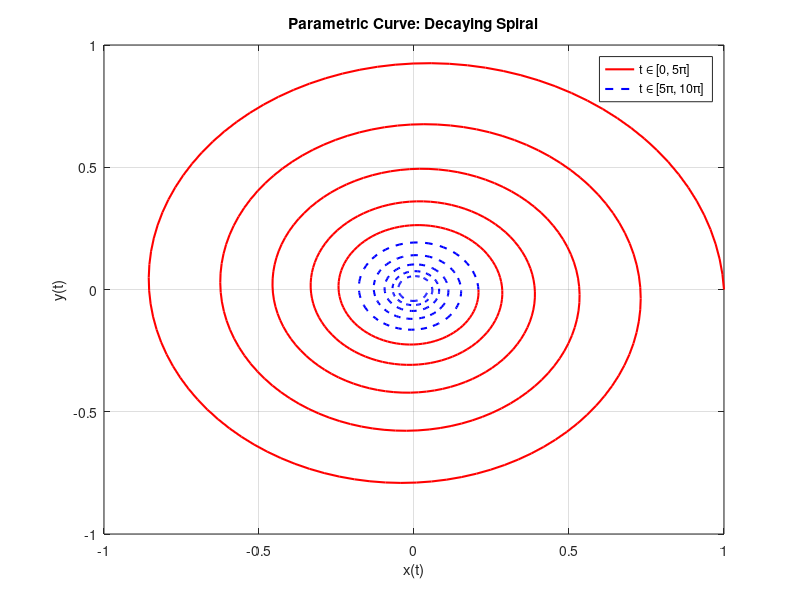
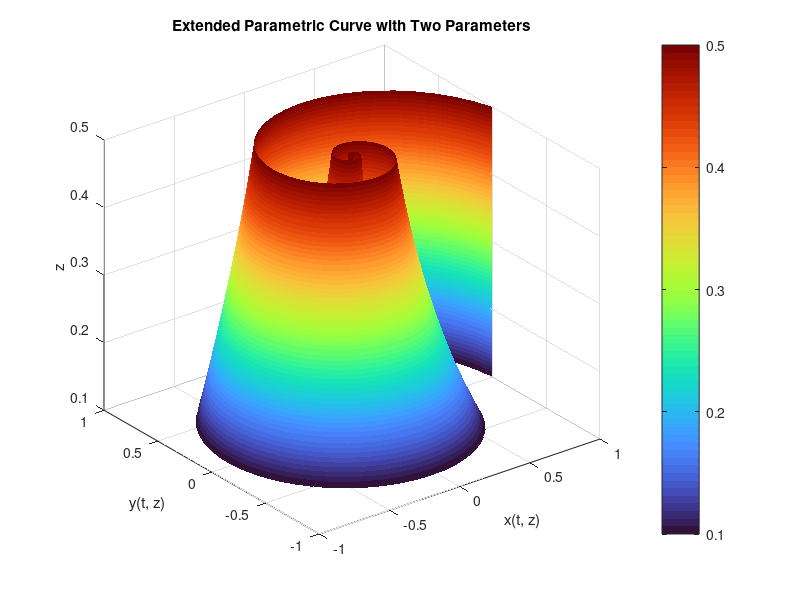
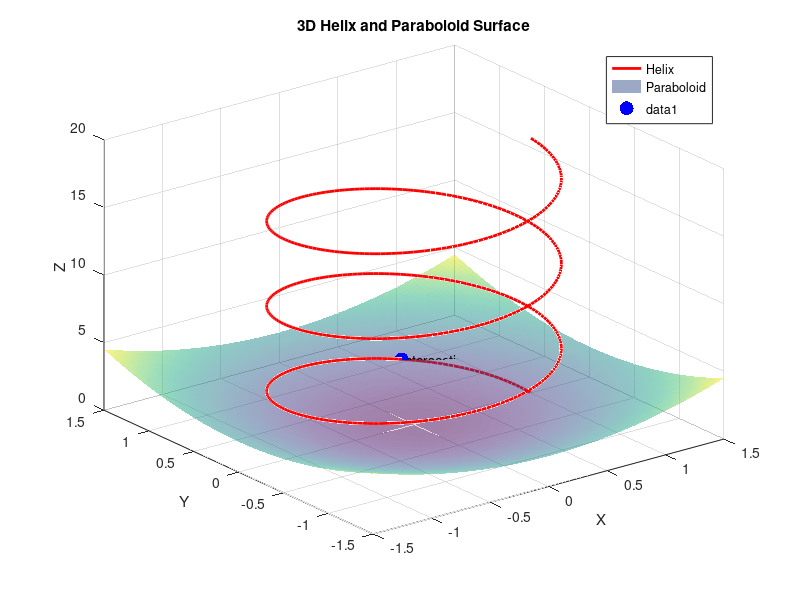
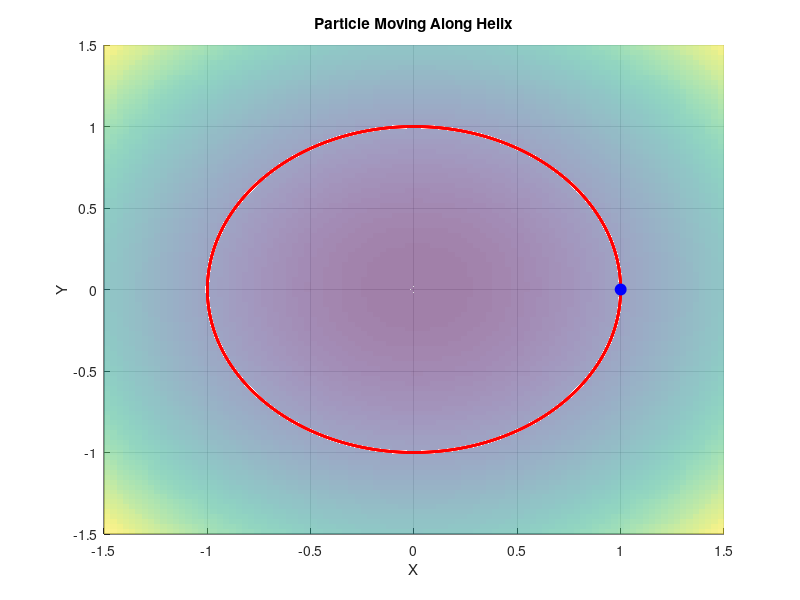

Recreate these plots in MATLAB, in order. (Note: this script raises an error after producing the figures.)
%% Problem 1: Curve Plotting and Parametrization

% Part 1: Mathematical Justification
% The parametric curve represents a spiral that decays exponentially
% because the exponential term (e^(-0.1t)) reduces the amplitude of the 
% cosine and sine functions as t increases.

%% Part 2: Plotting the Curve
% Define the parametric equations and time intervals
t1 = linspace(0, 5*pi, 500); % Interval [0, 5*pi]
t2 = linspace(5*pi, 10*pi, 500); % Interval [5*pi, 10*pi]

x1 = exp(-0.1 * t1) .* cos(2 * t1);
y1 = exp(-0.1 * t1) .* sin(2 * t1);
x2 = exp(-0.1 * t2) .* cos(2 * t2);
y2 = exp(-0.1 * t2) .* sin(2 * t2);

% Plot the curve using different line styles
figure; % Create a new figure
plot(x1, y1, 'r-', 'LineWidth', 1.5); hold on; % Red line for [0, 5*pi]
plot(x2, y2, 'b--', 'LineWidth', 1.5); % Blue dashed line for [5*pi, 10*pi]
xlabel('x(t)');
ylabel('y(t)');
title('Parametric Curve: Decaying Spiral');
legend('t \in [0, 5\pi]', 't \in [5\pi, 10\pi]');
grid on;

%% Part 3: Compute Arc Length Numerically
% Arc length formula: L = integral(sqrt((dx/dt)^2 + (dy/dt)^2)) over t
dx = @(t) -0.1 * exp(-0.1 * t) .* cos(2 * t) - 2 * exp(-0.1 * t) .* sin(2 * t);
dy = @(t) -0.1 * exp(-0.1 * t) .* sin(2 * t) + 2 * exp(-0.1 * t) .* cos(2 * t);
integrand = @(t) sqrt(dx(t).^2 + dy(t).^2);

% Compute the arc length using MATLAB's integral function
arc_length = integral(integrand, 0, 10*pi);
fprintf('The arc length of the curve is approximately %.4f units.\n', arc_length);

%% Part 4: Extend the Mapping to Two Parameters
% Introduce a new parameter z in the exponential function
t = linspace(0, 10*pi, 500); % Reuse the full interval
z = linspace(0.1, 0.5, 200); % Define a new parameter z
[T, Z] = meshgrid(t, z); % Create mesh grid of t and z

% Evaluate parametric equations over the grid
X = exp(-Z .* T) .* cos(2 * T);
Y = exp(-Z .* T) .* sin(2 * T);

% 3D plot of the extended curve
figure; % Create a new figure for the 3D plot
surf(X, Y, Z, 'EdgeColor', 'none'); % Smooth surface without edges
xlabel('x(t, z)');
ylabel('y(t, z)');
zlabel('z');
title('Extended Parametric Curve with Two Parameters');
colormap turbo; % Optional: change color map
colorbar;
grid on;
%% Problem 2

% Part 1: Find the intersection points analytically
% The helix is defined as:
% x(t) = cos(t), y(t) = sin(t), z(t) = t, t ∈ [0, 6π]
% The paraboloid surface is defined as:
% z = x^2 + y^2

% Substituting the helix equations into the paraboloid:
% z = cos(t)^2 + sin(t)^2
% Using the trigonometric identity: cos(t)^2 + sin(t)^2 = 1
% z = 1
% Therefore, the intersection occurs when z = 1, which means t = 1.

% The intersection points on the helix:
t_intersection = 1; % Parameter value where the intersection occurs
x_intersection = cos(t_intersection);
y_intersection = sin(t_intersection);
z_intersection = t_intersection;

% Part 2: Plot the helix and overlay the paraboloid

% Define the helix parameters
t = linspace(0, 6*pi, 500); % Parameter t from 0 to 6π
x_helix = cos(t);
y_helix = sin(t);
z_helix = t;

% Define the paraboloid surface using meshgrid
[X, Y] = meshgrid(linspace(-1.5, 1.5, 100));
Z = X.^2 + Y.^2;

% Plot the helix and paraboloid
figure;
plot3(x_helix, y_helix, z_helix, 'r-', 'LineWidth', 2); % Helix in red
hold on;
surf(X, Y, Z, 'EdgeColor', 'none', 'FaceAlpha', 0.5); % Paraboloid with transparency
xlabel('X');
ylabel('Y');
zlabel('Z');
title('3D Helix and Paraboloid Surface');
legend('Helix', 'Paraboloid');
grid on;

% Part 3: Mark the intersection points
scatter3(x_intersection, y_intersection, z_intersection, 100, 'b', 'filled'); % Mark the point
text(x_intersection, y_intersection, z_intersection, 'Intersection', 'HorizontalAlignment', 'left');

% Part 4: Animate the helix moving along its curve
% Create an animation of a particle moving along the helix
figure;
hold on;
plot3(x_helix, y_helix, z_helix, 'r-', 'LineWidth', 2); % Helix
surf(X, Y, Z, 'EdgeColor', 'none', 'FaceAlpha', 0.5); % Paraboloid
particle = plot3(0, 0, 0, 'bo', 'MarkerSize', 8, 'MarkerFaceColor', 'blue');
xlabel('X');
ylabel('Y');
zlabel('Z');
title('Particle Moving Along Helix');
grid on;

% Animate the particle
for i = 1:length(t)
    set(particle, 'XData', x_helix(i), 'YData', y_helix(i), 'ZData', z_helix(i));
    pause(0.01);
end

% Part 5: Animate a particle on the paraboloid surface
% Define a particle's movement on the paraboloid
t_particle = linspace(0, 2*pi, 500); % Angle for circular motion
r_particle = 1; % Radius of motion
x_particle = r_particle * cos(t_particle);
y_particle = r_particle * sin(t_particle);
z_particle = x_particle.^2 + y_particle.^2;

figure;
hold on;
surf(X, Y, Z, 'EdgeColor', 'none', 'FaceAlpha', 0.5); % Paraboloid
particle_surface = plot3(0, 0, 0, 'ro', 'MarkerSize', 8, 'MarkerFaceColor', 'red');
xlabel('X');
ylabel('Y');
zlabel('Z');
title('Particle Moving on Paraboloid Surface');
grid on;

% Animate the particle
for i = 1:length(t_particle)
    set(particle_surface, 'XData', x_particle(i), 'YData', y_particle(i), 'ZData', z_particle(i));
    pause(0.01);
end

%% Problem 3: Fields and Flow Visualization

% 1. Divergence = 0, Curl = 2 (only z component)

% 2. Vector field
[xg, yg] = meshgrid(-3:0.5:3);
Fx = -yg;
Fy = xg;

figure;
quiver(xg, yg, Fx, Fy, 'r', 'LineWidth', 1.5); % 'r' para rojo
axis equal;
xlabel('x'); ylabel('y');
title('Vector Field F(x, y) = (-y, x)', 'FontWeight', 'bold');
grid on;

% 3. Streamlines
figure;
h = streamslice(xg, yg, Fx, Fy);
set(h, 'Color', 'b');
axis equal;
xlabel('x'); ylabel('y');
title('Streamlines of F(x, y)', 'FontWeight', 'bold');
grid on;

% 4. 3D extension
[x3, y3, z3] = meshgrid(-2:1:2);
Fx3 = -y3;
Fy3 = x3;
Fz3 = cos(z3);

figure;
quiver3(x3, y3, z3, Fx3, Fy3, Fz3, 0.5, 'k');
xlabel('x'); ylabel('y'); zlabel('z');
title('3D Vector Field F(x, y, z) = (-y, x, cos(z))', 'FontWeight', 'bold');
grid on;


%% Problem 4: 3D Electromagnetic Field Representation

% Part 1: Compute the divergence and curl of E and B
% Define the electromagnetic fields symbolically: 
% E(x, y, z) = (x, -y, 2z), B(x, y, z) = (-y, x, 0)
syms x y z
E = [x, -y, 2*z]; % Electric field
B = [-y, x, 0];   % Magnetic field

% Compute divergence of E and B
div_E = divergence(E, [x, y, z]);
div_B = divergence(B, [x, y, z]);
fprintf('Divergence of E(x, y, z): %s\n', div_E);
fprintf('Divergence of B(x, y, z): %s\n', div_B);

% Compute curl of E and B
curl_E = curl(E, [x, y, z]);
curl_B = curl(B, [x, y, z]);
fprintf('Curl of E(x, y, z): %s\n', curl_E);
fprintf('Curl of B(x, y, z): %s\n', curl_B);

% Part 2: Visualize the fields using quiver3
% Define the grid for x, y, z
[x_grid, y_grid, z_grid] = meshgrid(-2:0.5:2, -2:0.5:2, -2:0.5:2);

% Evaluate the components of E and B numerically
Ex = x_grid;        % x-component of E
Ey = -y_grid;       % y-component of E
Ez = 2 * z_grid;    % z-component of E

Bx = -y_grid;       % x-component of B
By = x_grid;        % y-component of B
Bz = zeros(size(z_grid)); % z-component of B

% Plot the electric field E using quiver3
figure;
quiver3(x_grid, y_grid, z_grid, Ex, Ey, Ez, 'b');
xlabel('x');
ylabel('y');
zlabel('z');
title('Electric Field E(x, y, z)');
grid on;

% Plot the magnetic field B using quiver3
figure;
quiver3(x_grid, y_grid, z_grid, Bx, By, Bz, 'r');
xlabel('x');
ylabel('y');
zlabel('z');
title('Magnetic Field B(x, y, z)');
grid on;

% Part 3: Discuss the physical significance
% Interpretation:
% - The divergence of E represents the presence of charges. If div(E) ≠ 0, 
%   it indicates the existence of a charge density at that point.
% - The divergence of B is always zero (div(B) = 0), consistent with the
%   fact that magnetic monopoles do not exist in classical electromagnetism.
% - The curl of E describes how the electric field rotates or circulates
%   around a point, which is related to the time-varying magnetic field.
% - The curl of B describes how the magnetic field rotates around a point,
%   which is related to the presence of electric currents or time-varying
%   electric fields.

%% Problem 5: Chaotic Lorenz Attractor in 3D

% Parameters
sigma = 10;
rho = 28;
beta = 8/3;

% Time span and initial condition
tspan = [0 50];
x0 = [1 1 1];

% Lorenz system as a function
lorenz = @(t, x) [...
    sigma * (x(2) - x(1)); ...
    x(1) * (rho - x(3)) - x(2); ...
    x(1) * x(2) - beta * x(3)];

% Solve using ode45
[t, X] = ode45(lorenz, tspan, x0);

% Extract solutions
x = X(:, 1);
y = X(:, 2);
z = X(:, 3);

% Normalize time for color encoding
c = rescale(t); % rescales t to [0, 1]

% 3D trajectory plot with color encoding
figure;
scatter3(x, y, z, 15, c, 'filled');
xlabel('x'); ylabel('y'); zlabel('z');
title('Chaotic Lorenz Attractor in 3D');
colorbar;
colormap(jet);
grid on;

% Velocity field for overlay using quiver3
[xg, yg, zg] = meshgrid(-20:5:20, -30:5:30, 0:5:50);
u = sigma * (yg - xg);
v = xg .* (rho - zg) - yg;
w = xg .* yg - beta * zg;

% Overlay quiver3 field
figure;
quiver3(xg, yg, zg, u, v, w, 1.5, 'k');
xlabel('x'); ylabel('y'); zlabel('z');
title('Velocity Field of the Lorenz System');
grid on;
